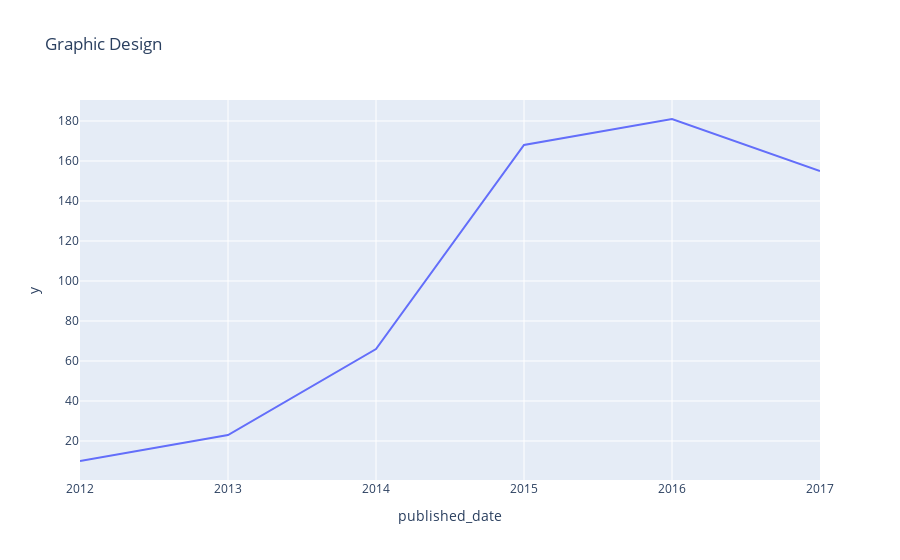

Write notebook code for a chart like this one.
### Code cell
df_S = df.query("subject == 'Graphic Design'")

group_S = df_S.groupby("published_date").subject.count()
index = group_S.index
value = group_S.values

fig = px.line(group_S, x= index, y= value, title="Graphic Design") 
fig.show()

### Figure 1 — Plotly figure (JSON) as saved in the notebook; plotly's stock layout.template omitted (floating-point values rounded to 4 significant figures)
{"data": [{"hovertemplate": "published_date=%{x}<br>y=%{y}<extra></extra>", "legendgroup": "", "line": {"color": "#636efa", "dash": "solid"}, "marker": {"symbol": "circle"}, "mode": "lines", "name": "", "orientation": "v", "showlegend": false, "type": "scatter", "x": [2012, 2013, 2014, 2015, 2016, 2017], "xaxis": "x", "y": [10, 23, 66, 168, 181, 155], "yaxis": "y"}], "layout": {"legend": {"tracegroupgap": 0}, "title": {"text": "Graphic Design"}, "xaxis": {"anchor": "y", "domain": [0, 1], "title": {"text": "published_date"}}, "yaxis": {"anchor": "x", "domain": [0, 1], "title": {"text": "y"}}}}
